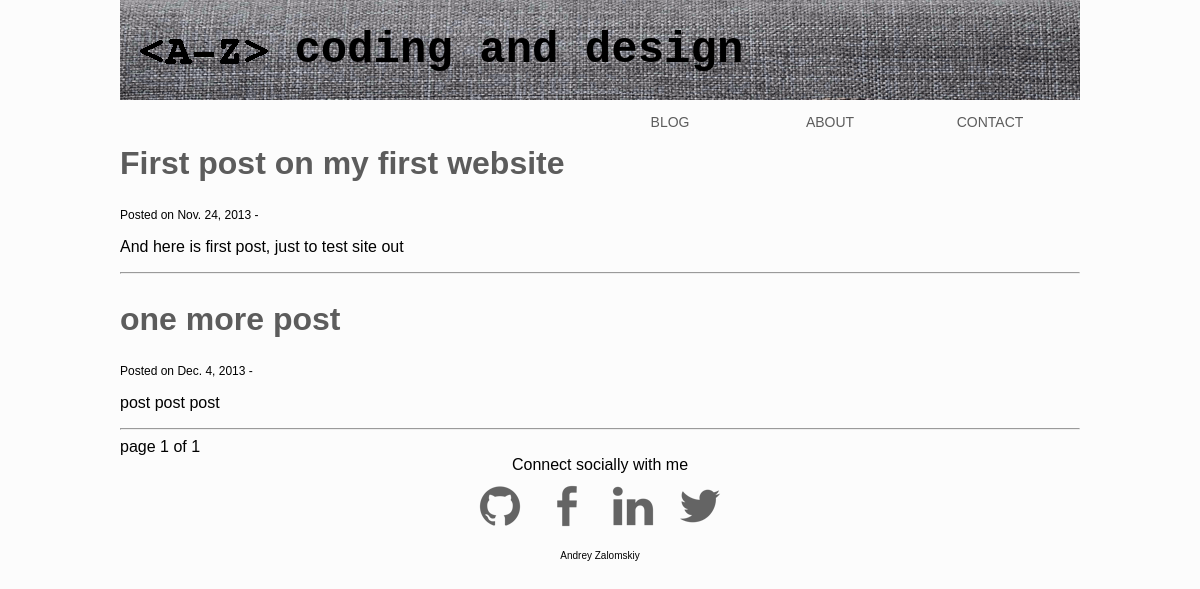
Screenshot of /blog/ with the database file from the repository.
### blog/models.py (models this page shows, shortened)
class Post(models.Model):
    title = models.CharField(max_length=100)
    content = models.TextField()
    publish_date = models.DateField()

### blog/views.py (the view)
def index(request):
    post_list = Post.objects.all()
    paginator = Paginator(post_list, 10)
    page = request.GET.get('page')
    try:
        posts = paginator.page(page)
    except PageNotAnInteger:
        posts = paginator.page(1)
    except EmptyPage:
        posts = paginator.page(paginator.num_pages)
    for post in posts:
        post.url = encode_url(post.title)
    context = {'posts': posts}
    return render(request, 'blog/index.html', context)

### blog/views.py (called while the page is built)
def encode_url(str):
    return str.replace(' ', '_')

### blog/templates/blog/index.html (shortened to what this page needs)
{% extends 'blog/base.html' %}
{% block context %}
    {% for post in posts %}
        <h2 id='title'><a href='/blog/{{ post.url }}/'>{{ post.title }}</a></h2>
        <div id='date'>Posted on {{ post.publish_date }} -
            <a href="/blog/{{ post.url }}/#disqus_thread"></a></div>
        <p>{{ post.content }}</p>
        <hr>
    {% endfor %}
    <div id="pages">
        <span>
            page {{ posts.number }} of {{ posts.paginator.num_pages }}
        </span>
    </div>
{% endblock %}

### blog/static/css/style.css (style rules this page uses)
html { font-family: "Arial", san-serif; }
a { text-decoration: none; color: #5c5c5c; }
body { margin: 0px auto; width: 960px; background-color: #fcfcfc; }
h2 { font-size: 32px; }
#title { text-decoration: none; }
#date { font-size: 12px; }
#pages { font-size: :12px; }

### rows the page displays
Post: title "First post on my first website", publish_date "Nov. 24, 2013", content "And here is first post, just to test site out"
Post: title "one more post", publish_date "Dec. 4, 2013", content "post post post"

### other values shown
{{ posts.number }} "1"
{{ posts.paginator.num_pages }} "1"
